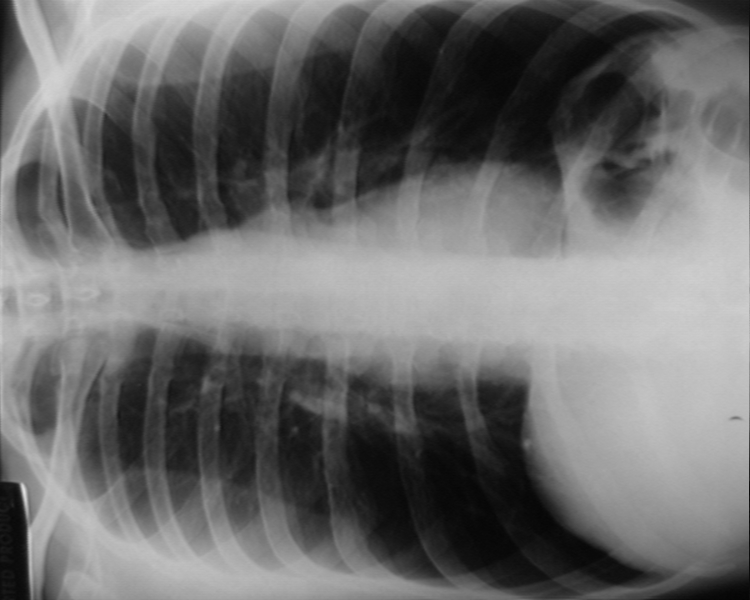
#> input picture Vision por Computadora/Practica_2/toraxP.bmp, 750 x 600 px, found by its file name
$ jupyter execute ejercicios.ipynb   (shell and % lines are left out)
#> lines starting #> are read from the running program, lines starting #| are printed output that depends on the picture
[cell 1]
import cv2
import numpy as np
import pathlib
import matplotlib.pyplot as plt

class ProcesadorPDI:
    def __init__(self, imagen, titulo="Imagen"):
#> called with titulo = 'Tórax original'
        if isinstance(imagen, (str, pathlib.Path)):
            self.tensor = cv2.imread(str(imagen), cv2.IMREAD_GRAYSCALE)
#> self.tensor is the input picture: shape (600, 750); min 3, max 223, mean 107.3
        else:
            self.tensor = imagen
        self.titulo = titulo

    def to_negative(self):
        return ProcesadorPDI(cv2.bitwise_not(self.tensor), titulo=f"Negativo de {self.titulo}")

    def gamma_transform(self, gamma: float):
        lut = (((np.arange(256) / 255.0) ** gamma) * 255).astype("uint8")
        return ProcesadorPDI(cv2.LUT(self.tensor, lut), titulo=f"Gamma (g={gamma})")

    def log_transform(self):
        c = 255 / np.log1p(255)
        lut = (c * np.log1p(np.arange(256))).astype("uint8")
        return ProcesadorPDI(cv2.LUT(self.tensor, lut), titulo=f"Log de {self.titulo}")

    def binarize(self, umbral: int = 127):
        _, tensor_bin = cv2.threshold(self.tensor, umbral, 255, cv2.THRESH_BINARY)
        return ProcesadorPDI(tensor_bin, titulo=f"Binario (th={umbral})")

    def interpolar(self, r, s):
        lut = np.interp(np.arange(256), r, s).astype("uint8")
        return ProcesadorPDI(cv2.LUT(self.tensor, lut), titulo=f"Interpolado de {self.titulo}")

    def ecualizar(self):
        return ProcesadorPDI(cv2.equalizeHist(self.tensor), titulo=f"Ecualizado de {self.titulo}")

    def show(self):
        cv2.imshow(self.titulo, self.tensor)
        cv2.waitKey(0)
        cv2.destroyAllWindows()
        return self

    def show_jupyter(self, figsize=(10, 4)):
#> called with figsize = (10, 4)
        fig, (ax_img, ax_hist) = plt.subplots(1, 2, figsize=figsize)
        ax_img.imshow(self.tensor, cmap='gray')
        ax_img.set_title(self.titulo)
        ax_img.axis('off')
        counts, _ = np.histogram(self.tensor.ravel(), bins=256, range=(0, 256))
#> counts = 256 values, max 3935 at index 14, min 0 at index 0, mean 1757.8
        ax_hist.bar(range(256), counts, color='gray', width=1)
        ax_hist.fill_between(range(256), counts, color='red', alpha=0.4)
        ax_hist.set_title("Histograma")
        ax_hist.set_xlabel("Intensidad")
        ax_hist.set_ylabel("Frecuencia")
        ax_hist.set_xlim([0, 256])
        ax_hist.grid(alpha=0.3, linestyle='--')
        plt.tight_layout()
        plt.show()
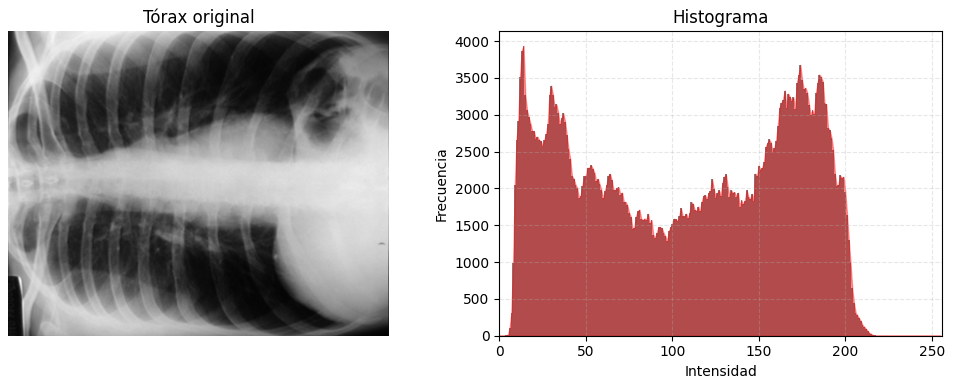
#> figure drawn by matplotlib, 2 panels; panel 2: tallest bar 3935 high, from x = 13.5 to 14.5
        return self

[cell 2]
import pathlib

ruta = pathlib.Path.cwd() / "imagenes"

[cell 3]
def cargar_imagen(nombre_archivo):
    """Carga una imagen desde el directorio 'imagenes'."""
    return ruta / nombre_archivo

# Ejercicio 1

a) Una radiografía fue tomada para diagnosticar en un paciente problemas en la columna vertebral. Por
un error del operador de la máquina de rayos X, los huesos no aparecen de manera clara. Como el
paciente no puede ser expuesto nuevamente, debido a que ya se ha tomado demasiadas radiografías
para un año, se le pide a usted que procese dicha radiografía para mejorar la definición de los huesos.
Explique cómo seleccionó el procesamiento aplicado.


[cell 4]
imagen = ProcesadorPDI(cargar_imagen('toraxP.bmp'), titulo="Tórax original")
imagen.show_jupyter()
imagen.gamma_transform(0.4).show_jupyter()
#> call 2 of __init__, with titulo = 'Gamma (g=0.4)'
#> in __init__ (call 2), `self.tensor = imagen`:
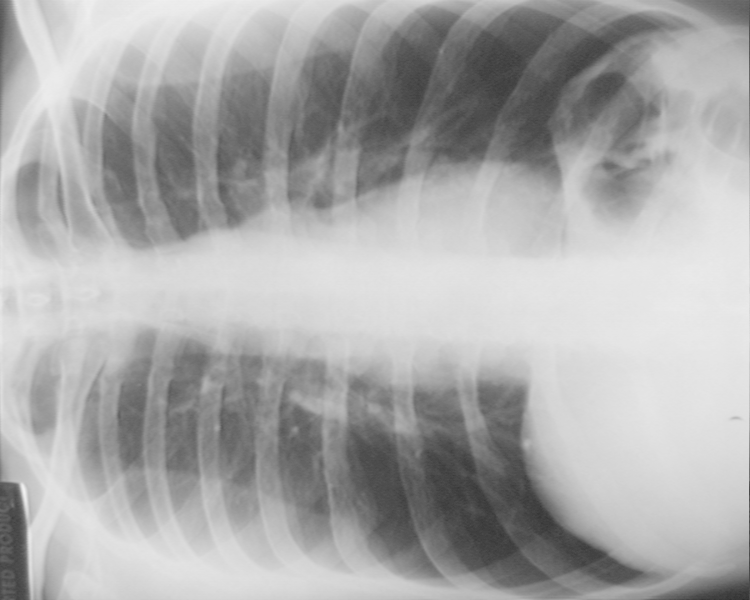
#> self.tensor: shape (600, 750); min 43, max 241, mean 170.4
#> call 2 of show_jupyter, with figsize = (10, 4)
#> in show_jupyter (call 2), `counts, _ = np.histogram(self.tensor.ravel(), bins=256, range=(0, 256))`: counts = 256 values, max 7213 at index 218, min 0 at index 0, mean 1757.8
#> in show_jupyter (call 2), `plt.show()`:
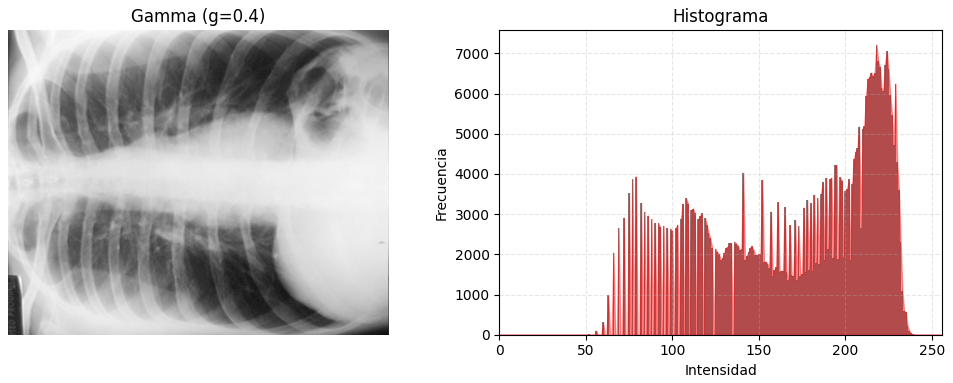
#> figure drawn by matplotlib, 2 panels; panel 2: tallest bar 7213 high, from x = 217.5 to 218.5
imagen.interpolar([0, 100, 255], [0, 200, 255]).show_jupyter()
#> call 3 of __init__, with titulo = 'Interpolado de Tórax original'
#> in __init__ (call 3), `self.tensor = imagen`:
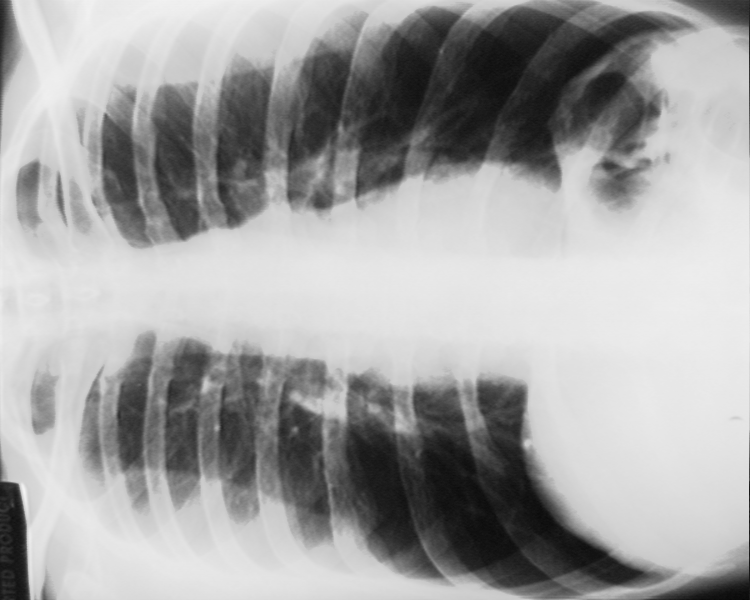
#> self.tensor: shape (600, 750); min 6, max 243, mean 162.9
#> call 3 of show_jupyter, with figsize = (10, 4)
#> in show_jupyter (call 3), `counts, _ = np.histogram(self.tensor.ravel(), bins=256, range=(0, 256))`: counts = 256 values, max 10505 at index 230, min 0 at index 0, mean 1757.8
#> in show_jupyter (call 3), `plt.show()`:
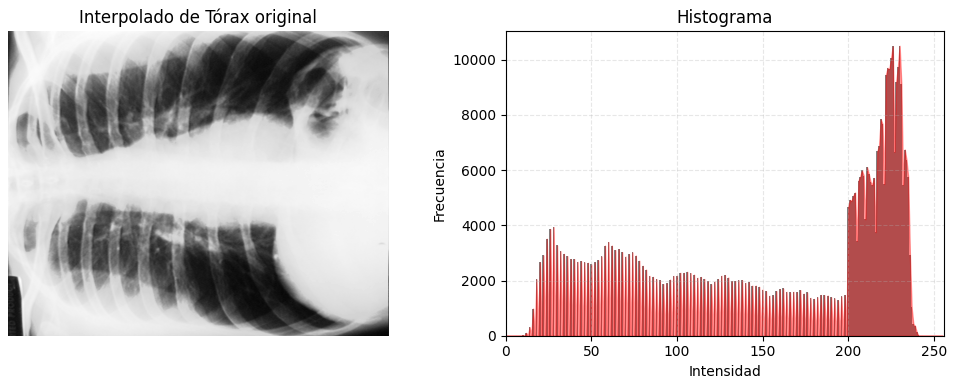
#> figure drawn by matplotlib, 2 panels; panel 2: tallest bar 10505 high, from x = 229.5 to 230.5

$ run again, with Vision por Computadora/Practica_2/cuadros_gris.bmp copied over Vision por Computadora/Practica_2/toraxP.bmp
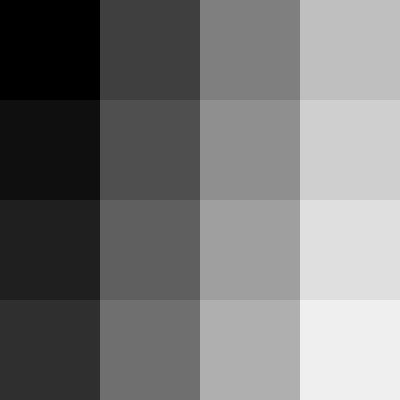
#> input picture Vision por Computadora/Practica_2/cuadros_gris.bmp, 400 x 400 px, found by its file name
#> in __init__, self.tensor is the input picture: shape (400, 400); min 0, max 239, mean 119.1
#> counts = 256 values, max 10000 at index 0, min 0 at index 1, mean 625
#> in __init__ (call 3), `self.tensor = imagen`:
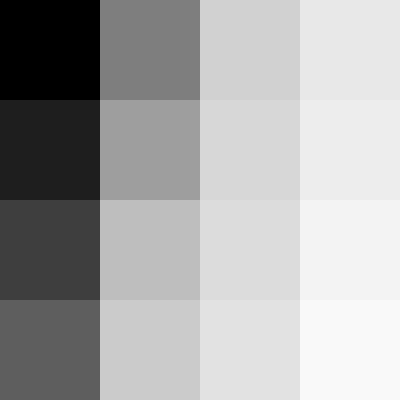
#> self.tensor: shape (400, 400); min 0, max 249, mean 168.4
#> in show_jupyter (call 3), `plt.show()`:
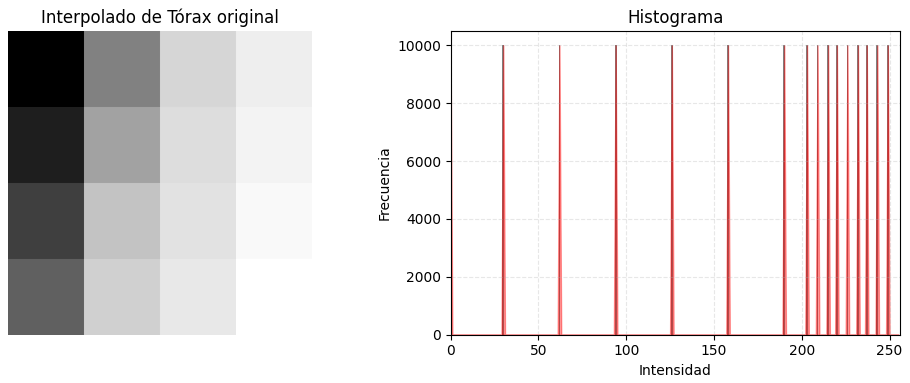
#> figure drawn by matplotlib, 2 panels
